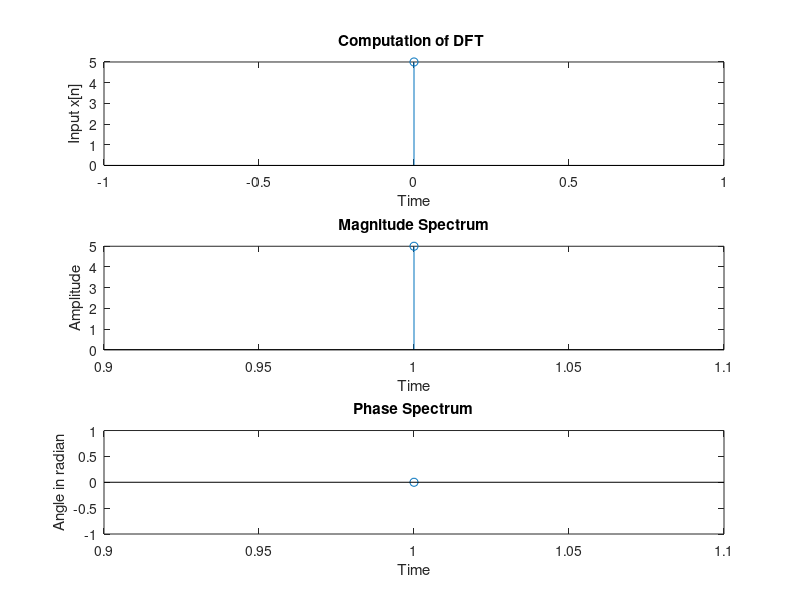

MATLAB code to generate this figure:
clc;clear all;close all;
x=input('Enter x[n]:');
nx=0:length(x)-1;
N=length(x);
%Compute DFT
n=0:length(x)-1;
for k=0:N-1
 w=exp(-j*2*pi*k*n/N);
 dot_prod=x.*w;
 XX(k+1)=sum(dot_prod);
end
%Plot the input
subplot(3,1,1);
stem(nx,x);
xlabel('Time');ylabel('Input x[n]');
title('Input sequence x[n]     ');
title('Computation of DFT ');
%Plot the magnitude spectrum
subplot(3,1,2);
stem(abs(XX));
xlabel('Time');
ylabel('Amplitude');
title('Magnitude Spectrum');
%Plot the phase spectrum
subplot(3,1,3);
stem(angle(XX));
xlabel('Time');
ylabel('Angle in radian');
title('Phase Spectrum');